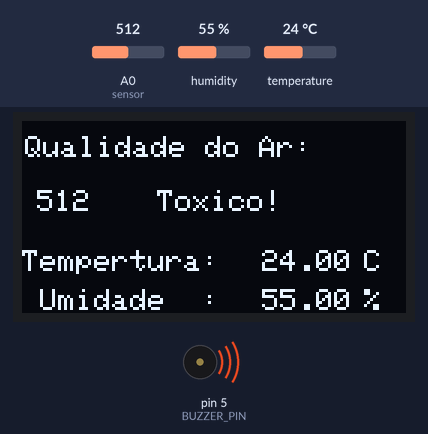
Bench run of a sketch on a simulated Arduino Uno, built with avr-gcc and run on an emulated ATmega328P. On the bench: 128×64 one-colour display, buzzer (waves = sounding, pin HIGH). Inputs (shaded band) come from the test bench; at power-on: A0 (sensor) = 512, humidity 55 %, temperature 24 °C.

Above: at 3.4 s.
3.5 s: A0 (sensor) set to 484
At 4.7 s:
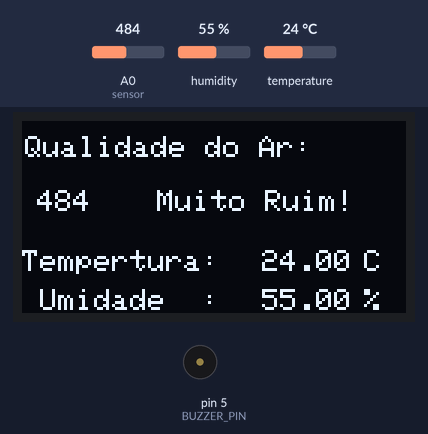
5.0 s: A0 (sensor) set to 440
At 5.6 s:
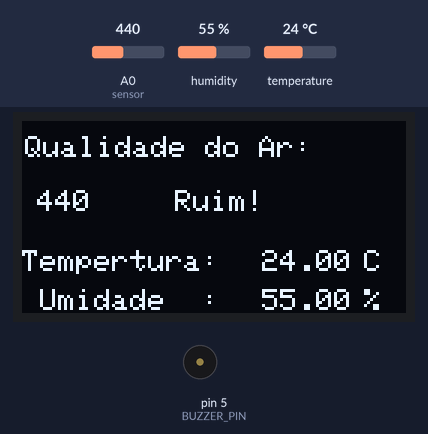
6.5 s: A0 (sensor) set to 390
At 6.9 s:
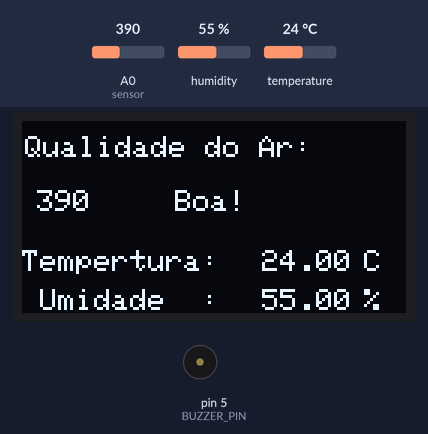
8.0 s: A0 (sensor) set to 710
At 8.9 s:
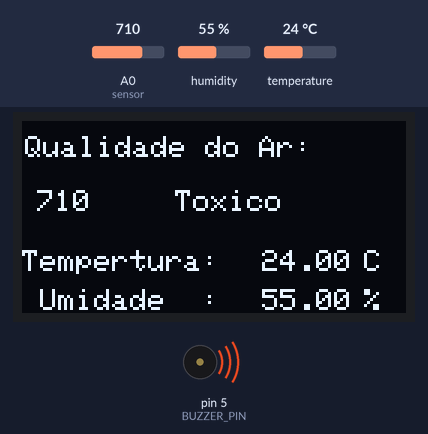
9.5 s: humidity set to 22 %
At 11.3 s:
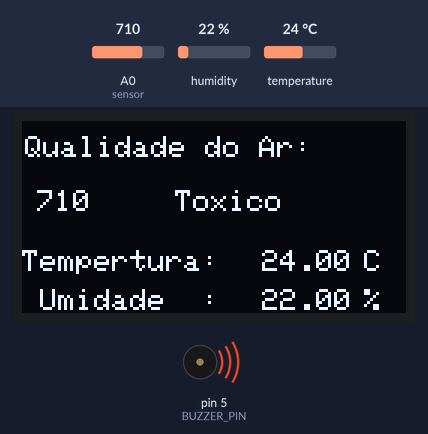
12.0 s: temperature set to 12 °C
At 13.4 s:
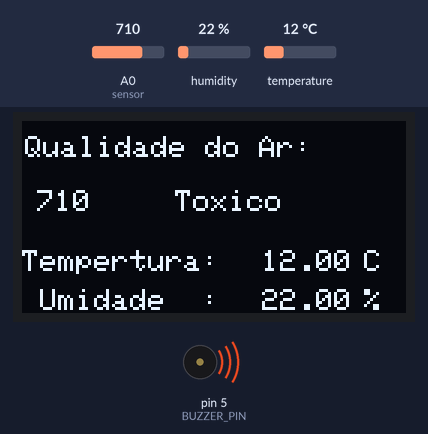
Timing chart, 0 to 15.0 s (numbered marks = the images above; inputs shaded):
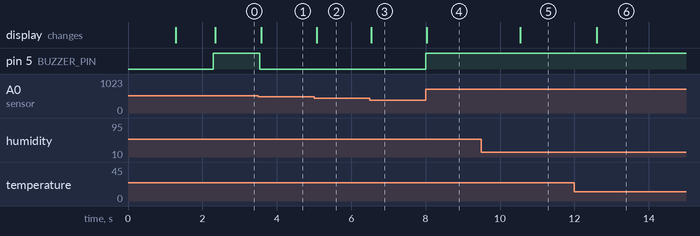

The sketch:

meteorologica_comentada.ino
```cpp
// 1. BIBLIOTECAS UTILIZADAS

#include <SPI.h>
#include <Wire.h>
#include <Adafruit_GFX.h>      // Digite "Adafruit GFX" no gerenciador de bibliotecas e instale
#include <Adafruit_SSD1306.h>  // Digite Adafruit SSD1306 no gerenciador de bibliotecas e instale
#include <Adafruit_Sensor.h>   // Digite "Adafruit Unified Sensor" no gerenciador de bibliotecas e instale
#include <DHT.h>               // Digite "DHT sensor library" no gerenciador de bibliotecas e instale

// 2. DEFINIÇÕES DE HARDWARE
// Configuração do Display OLED 128x64

#define SCREEN_WIDTH 128  // Define uma constante chamada SCREEN_WIDTH com o valor 128 (número de pixels na horizontal).
#define SCREEN_HEIGHT 64  // Define uma constante chamada SCREEN_HEIGHT com o valor 64 (número de pixels na vertical).
#define OLED_RESET -1  //  O valor -1 diz à biblioteca para NÃO usar um pino de reset do Arduino

Adafruit_SSD1306 display(SCREEN_WIDTH, SCREEN_HEIGHT, &Wire, OLED_RESET);

// Pinos dos Sensores (Sem alteração)
#define sensor A0       // Pino analógico para o Sensor de Gás (MQ-X)
#define DHTPIN 2        // Pino digital para o Sensor DHT
#define DHTTYPE DHT11   // Define o modelo do sensor (Pode ser DHT22 ou DHT11)
#define BUZZER_PIN 5    // Pino digital para acionar o Buzzer (D5)

// 3. VARIÁVEIS GLOBAIS

DHT dht(DHTPIN, DHTTYPE); // Esta linha cria o objeto dht, usando as constantes definidas DHTPIN  e DHTTYPE
int gasLevel = 0;         // Declara uma variável inteira (int) chamada gasLevel e a inicializa com o valor 0
String quality = "";      // Declara uma variável do tipo String (texto) chamada quality e a inicializa como vazia ("")

// 4. FUNÇÕES

// Declara uma função chamada air_sensor que não retorna nenhum valor (void) e não aceita argumentos.
// Seu propósito é ler, classificar e exibir dados do sensor de gás.

void air_sensor() {   // Função para ler o sensor de gás e classificar a qualidade do ar
  gasLevel = analogRead(sensor); // Chama a função analogRead() para ler o valor no pino A0).
  // O valor lido é um número inteiro entre 0 (0 Volts) e 1023 (5 Volts) e é armazenado na variável gasLevel

  // Lógica de classificação da qualidade do ar
  if (gasLevel < 400) {  // Primeira Condição. Se o gasLevel lido for menor que 400
    quality = " Boa!";  // A variável global quality recebe o texto " Boa!"
  } else if (gasLevel >= 400 && gasLevel < 450) {  //  Segunda Condição. Se o nível de gás estiver entre 400 e 449.
    quality = " Ruim!";  // A variável global quality recebe o texto " Ruim!"
  } else if (gasLevel >= 450 && gasLevel < 500) {  //  Terceira Condição. Se o nível de gás estiver entre 450 e 499.
    quality = "Muito Ruim!";  // A variável global quality recebe o texto "Muito Ruim!"
  } else if (gasLevel >= 500 && gasLevel < 700) {  // Quarta Condição.Se o nível de gás estiver entre 500 e 699
    quality = "Toxico!";  //  A qualidade é classificada como "Toxico!"
  } else {  // Condição Final (Pior Qualidade).Se nenhuma das condições acima for verdadeira ou o nível for maior que 700
    quality = " Toxico"; //  A qualidade é classificada como "Toxico!"
  }

  if (gasLevel >= 500) {
    digitalWrite(BUZZER_PIN, HIGH); // Liga o buzzer (alerta sonoro)
  } else {
    digitalWrite(BUZZER_PIN, LOW);  // Desliga o buzzer
  }

  // Configurações de exibição da Qualidade do Ar
  display.setTextColor(WHITE);  // significa ligar o Pixel
  display.setTextSize(1);       // define o tamanho da fonte
  display.setFont();            //  define para usar a fonte padrão  da biblioteca GFX.
  display.setCursor(1, 5);      // Move o cursor para (x=1, y=5) no display
  display.println("Qualidade do Ar:"); // Escreve o rótulo "Qualidade do Ar" no display (1,4)

  // Exibição do Nível de Gás e Qualidade
  display.setCursor(5, 23); // Move o cursor para (x=5, y=23) no display
  display.println(gasLevel); // Escreve o valor da variável "gasLevel" no display (5,23)

  display.setCursor(45, 23); // Move o cursor para (x=45, y=23) no display
  display.println(quality); // Escreve o valor da variável "quality" no display (45,23)
}

void sendSensor() {     // Função para ler o sensor DHT e exibir Temperatura/Umidade

  float h = dht.readHumidity();      // Lê a Umidade e coloca na variável h
  float t = dht.readTemperature();   // Lê a Temperatura e coloca na variável t

  // Configurações de exibição de Temperatura e Umidade no display oled
  display.setTextColor(WHITE);  // significa ligar o Pixel
  display.setTextSize(1);       // define o tamanho da fonte
  display.setFont();  //  define para usar a fonte padrão  da biblioteca GFX.

  // Linha da Temperatura
  display.setCursor(0, 43); // Move o cursor para (x=0, y=43) no display. O ponto (0, 0) é o canto superior esquerdo
  display.println("Tempertura:");  // Escreve o rótulo "Temperatura:" no display (0,43)
  display.setCursor(80, 43); // Move o cursor para (x=80, y=43) no display
  display.println(t);  // Escreve o rótulo "t" no display (80,43)
  display.setCursor(114, 43); // Move o cursor para (x=114, y=43) no display
  display.println("C");  // Escreve o rótulo "C" no display (114,43)

  // Linha da Umidade Relativa (RH)
  display.setCursor(0, 56);  // Move o cursor para (x=0, y=56) no display
  display.println(" Umidade  :");  // Escreve o rótulo "Umidade" no display (0,56)
  display.setCursor(80, 56);  // Move o cursor para (x=80, y=56) no display
  display.println(h);  // Escreve o rótulo "h" no display (80,56)
  display.setCursor(114, 56);  // Move o cursor para (x=114, y=56) no display
  display.println("%");  // Escreve o rótulo "%" no display (114,56)
}

// 5. Função SETUP
// Função de Configuração - Executada uma vez
void setup() {
  pinMode(sensor, INPUT);  // define o pino do sensor A0 como de entrada
  dht.begin();  // inicializa a biblioteca do DHT11
  pinMode(BUZZER_PIN, OUTPUT); // define o pino do BUZZER como de saida
  // ------------------------------------
  // TELA DE BOAS VINDAS
  // ------------------------------------
  // função de inicialização do hardware do displlay oled via comunicação I2C
  if(!display.begin(SSD1306_SWITCHCAPVCC, 0x3C)) {

 for(;;);
 }

  display.clearDisplay();  // limpa o display oled
  display.setTextColor(WHITE);  // significa ligar o Pixel

  // Primeira tela
  display.setTextSize(1);   // define o tamanho da fonte
  display.setCursor(25, 0);  // Move o cursor para (x=25, y=0) no display
  display.println("Metereologia");  // Escreve o rótulo "Metereologia" no display (25,0)
  display.setTextSize(1);   // define o tamanho da fonte
  display.setCursor(25, 20);   // Move o cursor para (x=25, y=20) no display
  display.println("Toledino"); // Escreve o rótulo "Toledino" no display (25,20)
  display.display(); // Atualiza o Display. Torna o texto visível na tela.
  delay(1200); // o codigo fica esperando 1200 ms
  display.clearDisplay(); // limpa o display oled

  // Segunda tela (Créditos)
  display.setTextSize(1.5);  // define o tamanho da fonte
  display.setCursor(20, 20); // Move o cursor para (x=20, y=20) no display
  display.println("by Guto "); // Escreve o rótulo "by Guto" no display (20,20)
  display.display();  // Atualiza o Display. Torna o texto visível na tela.
  delay(1000); // o codigo fica esperando 1000 ms
  display.clearDisplay(); // limpa o display oled
}
// 6. Função LOOP
// Função Principal - Executada em loop
void loop() {
  display.clearDisplay(); // limpa o display oled
  air_sensor();   // Chama a Função do Gás. Executa a função air_sensor()
  sendSensor();   // Chama a Função DHT. Executa a função sendSensor()
  display.display();  // Atualiza o Display. Torna o texto visível na tela.
  delay(10); // o codigo fica esperando 10 ms
}
```

Measured:
- the behaviour switches between 500 and 499 on A0 (sensor) (found by bisection; images 0 and 1)
- after the input at 3.5 s, pin 5 (BUZZER_PIN): HIGH → LOW at once; the display: changes after 0.08 s (image 1)
- after the input at 5.0 s, the display: changes after 0.07 s (image 2)
- after the input at 6.5 s, the display: changes at once (image 3)
- after the input at 8.0 s, pin 5 (BUZZER_PIN): LOW → HIGH at once; the display: changes at once (image 4)
- after the input at 9.5 s, the display: changes after 1.0 s (image 5)
- after the input at 12.0 s, the display: changes after 0.59 s (image 6)
